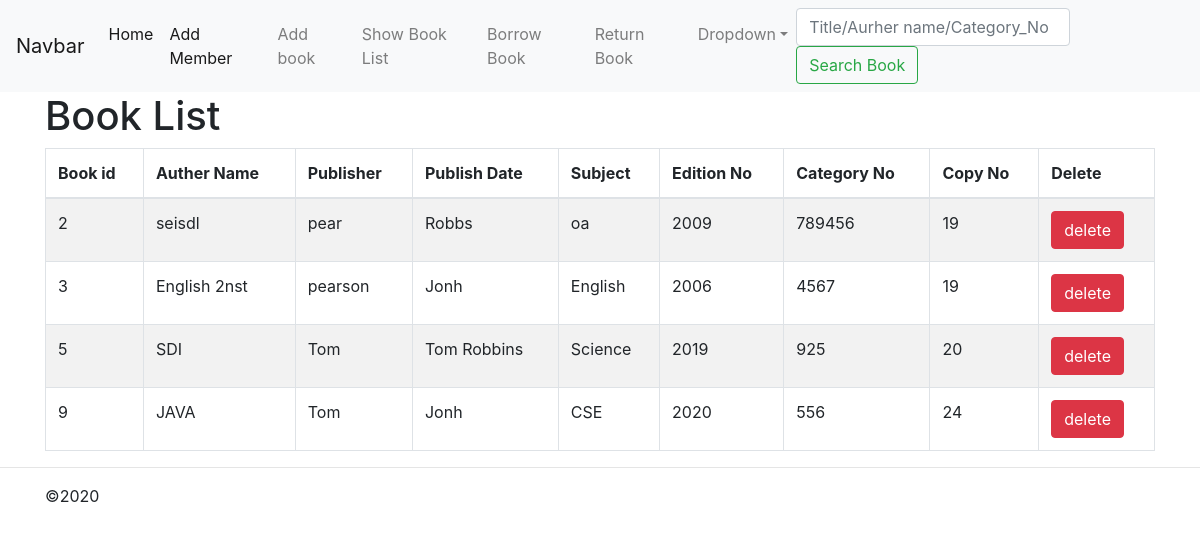
The app's page /show_all.php with its own data.
### tables this page shows
CREATE TABLE IF NOT EXISTS `tbl_book` (
  `book_id` int(11) NOT NULL,
  `name` varchar(50) NOT NULL,
  `pubname` varchar(50) NOT NULL,
  `pubdate` varchar(50) NOT NULL,
  `subject` varchar(50) NOT NULL,
  `edition` varchar(11) NOT NULL,
  `category` int(11) NOT NULL,
  `copy_no` int(11) NOT NULL
);

### show_all.php (the view, shortened to what this page needs)
<?php include("header.php");?>
<?php include("nav.php");?>
<?php require_once 'db.php';?>
<div class="container">
<?php
$sql="SELECT * from tbl_book";
$result=mysqli_query($con,$sql);
if(mysqli_num_rows($result)>0)
{
?>
<h1>Book List</h1>
<table class="table table-bordered table-striped">
    <thead>
        <tr>
            <th>Book id</th>
            <th>Auther Name</th>
            <th>Publisher</th>
            <th>Publish Date</th>
            <th>Subject</th>
            <th>Edition No</th>
             <th>Category No</th>
              <th>Copy No</th>
              <th>Delete</th>
        </tr>
    </thead>
    <?php
        while($row=mysqli_fetch_array($result))
        {
            echo "<form action='' method='POST'>";
            echo"<tr>";
            echo"<td>" .$row['book_id']."</td>";
            echo"<td>" .$row['name']."</td>";
            echo"<td>" .$row['pubname']."</td>";
            echo"<td>" .$row['pubdate']."</td>";
            echo"<td>" .$row['subject']."</td>";
            echo"<td>" .$row['edition']."</td>";
            echo"<td>" .$row['category']."</td>";
            echo"<td>" .$row['copy_no']."</td>";
            echo"<td> <input type='submit' name='delete' value='delete' class='btn btn-danger'> </td>";
            echo"</tr>";
            echo "</form>";
        }
    ?>
</table>
<?php
}
else{
    echo"<h2>Record not found</h2>";
}
?>
</div>
<?php include("footer.php");?>

### header.php (shortened to what this page needs)
<!doctype html>
<html lang="en">
  <head>
    <link rel="stylesheet" href="https://stackpath.bootstrapcdn.com/bootstrap/4.5.2/css/bootstrap.min.css">
</head>
<body>

### nav.php (shortened to what this page needs)
<!doctype html>
<html lang="en">
  <head>
    <link rel="stylesheet" href="https://stackpath.bootstrapcdn.com/bootstrap/4.5.2/css/bootstrap.min.css">
  </head>
  <body>
    <nav class="navbar navbar-expand-sm navbar-light bg-light">
        <a class="navbar-brand" href="#">Navbar</a>
        <div class="collapse navbar-collapse" id="collapsibleNavId">
            <ul class="navbar-nav mr-auto mt-2 mt-lg-0">
                <li class="nav-item active">
                    <a class="nav-link" href="index.php">Home <span class="sr-only">(current)</span></a>
                </li>
                <li class="nav-item active">
                    <a class="nav-link" href="add_user.php">Add Member <span class="sr-only">(current)</span></a>
                </li>
                <li class="nav-item">
                    <a class="nav-link" href="add_book.php">Add book</a>
                </li>
                <li class="nav-item">
                    <a class="nav-link" href="show_all.php">Show Book List</a>
                </li>
                <li class="nav-item">
                    <a class="nav-link" href="borrow_book.php">Borrow Book</a>
                </li>
                <li class="nav-item">
                    <a class="nav-link" href="return_book.php">Return Book</a>
                </li>
                <li class="nav-item dropdown">
                    <a class="nav-link dropdown-toggle" href="#" id="dropdownId" data-toggle="dropdown" aria-haspopup="true" aria-expanded="false">Dropdown</a>
                </li>
            </ul>
            <form class="form-inline my-2 my-lg-0"action="" method="post">
                <input class="form-control mr-sm-2" type="text" name ="bookdata" placeholder="Title/Aurher name/Category_No">
                <button class="btn btn-outline-success my-2 my-sm-0" type="submit" name="search" >Search Book</button>
            </form>
        </div>
    </nav>

### footer.php (shortened to what this page needs)
<hr>
<div class="container">
    &copy;2020
</div>
  </body>
</html>

### records on screen
tbl_book: book_id "2", name "seisdl", pubname "pear", pubdate "Robbs", subject "oa", edition "2009", category "789456", copy_no "19"
tbl_book: book_id "3", name "English 2nst", pubname "pearson", pubdate "Jonh", subject "English", edition "2006", category "4567", copy_no "19"
tbl_book: book_id "5", name "SDI", pubname "Tom", pubdate "Tom Robbins", subject "Science", edition "2019", category "925", copy_no "20"
tbl_book: book_id "9", name "JAVA", pubname "Tom", pubdate "Jonh", subject "CSE", edition "2020", category "556", copy_no "24"
